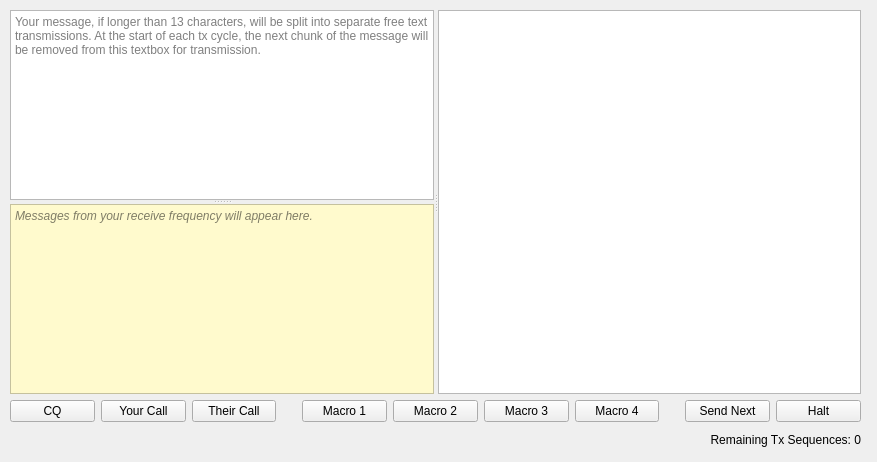
<?xml version="1.0" encoding="UTF-8"?>
<ui version="4.0">
 <class>ExtendedQSO</class>
 <widget class="QWidget" name="ExtendedQSO">
  <property name="geometry">
   <rect>
    <x>0</x>
    <y>0</y>
    <width>877</width>
    <height>462</height>
   </rect>
  </property>
  <property name="sizePolicy">
   <sizepolicy hsizetype="Expanding" vsizetype="Expanding">
    <horstretch>0</horstretch>
    <verstretch>0</verstretch>
   </sizepolicy>
  </property>
  <property name="windowTitle">
   <string>Form</string>
  </property>
  <widget class="QWidget" name="verticalLayoutWidget">
   <property name="geometry">
    <rect>
     <x>10</x>
     <y>10</y>
     <width>851</width>
     <height>441</height>
    </rect>
   </property>
   <layout class="QVBoxLayout" name="verticalLayout_11" stretch="0,0,0">
    <item>
     <widget class="QSplitter" name="splitter_2">
      <property name="orientation">
       <enum>Qt::Horizontal</enum>
      </property>
      <widget class="QSplitter" name="splitter">
       <property name="orientation">
        <enum>Qt::Vertical</enum>
       </property>
       <widget class="QTextEdit" name="extFreeTextMsg_6">
        <property name="acceptRichText">
         <bool>false</bool>
        </property>
        <property name="placeholderText">
         <string>Your message, if longer than 13 characters, will be split into separate free text transmissions. At the start of each tx cycle, the next chunk of the message will be removed from this textbox for transmission.</string>
        </property>
       </widget>
       <widget class="QTextEdit" name="textEditRX_6">
        <property name="font">
         <font>
          <italic>true</italic>
         </font>
        </property>
        <property name="autoFillBackground">
         <bool>true</bool>
        </property>
        <property name="styleSheet">
         <string notr="true">QTextEdit { background:rgb(255, 250, 205); }</string>
        </property>
        <property name="readOnly">
         <bool>true</bool>
        </property>
        <property name="placeholderText">
         <string>Messages from your receive frequency will appear here.</string>
        </property>
       </widget>
      </widget>
      <widget class="QListView" name="listView"/>
     </widget>
    </item>
    <item>
     <layout class="QHBoxLayout" name="horizontalLayout_22">
      <item>
       <widget class="QPushButton" name="pushButton_41">
        <property name="text">
         <string>CQ</string>
        </property>
       </widget>
      </item>
      <item>
       <widget class="QPushButton" name="pushButton_42">
        <property name="text">
         <string>Your Call</string>
        </property>
       </widget>
      </item>
      <item>
       <widget class="QPushButton" name="pushButton_43">
        <property name="text">
         <string>Their Call</string>
        </property>
       </widget>
      </item>
      <item>
       <spacer name="horizontalSpacer_11">
        <property name="orientation">
         <enum>Qt::Horizontal</enum>
        </property>
        <property name="sizeType">
         <enum>QSizePolicy::Minimum</enum>
        </property>
        <property name="sizeHint" stdset="0">
         <size>
          <width>20</width>
          <height>20</height>
         </size>
        </property>
       </spacer>
      </item>
      <item>
       <widget class="QPushButton" name="pushButton_44">
        <property name="text">
         <string>Macro 1</string>
        </property>
       </widget>
      </item>
      <item>
       <widget class="QPushButton" name="pushButton_45">
        <property name="text">
         <string>Macro 2</string>
        </property>
       </widget>
      </item>
      <item>
       <widget class="QPushButton" name="pushButton_46">
        <property name="text">
         <string>Macro 3</string>
        </property>
       </widget>
      </item>
      <item>
       <widget class="QPushButton" name="pushButton_47">
        <property name="text">
         <string>Macro 4</string>
        </property>
       </widget>
      </item>
      <item>
       <spacer name="horizontalSpacer_12">
        <property name="orientation">
         <enum>Qt::Horizontal</enum>
        </property>
        <property name="sizeType">
         <enum>QSizePolicy::Preferred</enum>
        </property>
        <property name="sizeHint" stdset="0">
         <size>
          <width>20</width>
          <height>0</height>
         </size>
        </property>
       </spacer>
      </item>
      <item>
       <widget class="QPushButton" name="pbNextFreeTextMsg_6">
        <property name="text">
         <string>Send Next</string>
        </property>
       </widget>
      </item>
      <item>
       <widget class="QPushButton" name="pushButton_48">
        <property name="text">
         <string>Halt</string>
        </property>
       </widget>
      </item>
     </layout>
    </item>
    <item>
     <widget class="QLabel" name="lblTxNum_6">
      <property name="text">
       <string>Remaining Tx Sequences: 0</string>
      </property>
      <property name="alignment">
       <set>Qt::AlignRight|Qt::AlignTrailing|Qt::AlignVCenter</set>
      </property>
     </widget>
    </item>
   </layout>
  </widget>
  <zorder>listWidget</zorder>
  <zorder>layoutWidget</zorder>
  <zorder>verticalLayoutWidget</zorder>
 </widget>
 <resources/>
 <connections/>
</ui>
